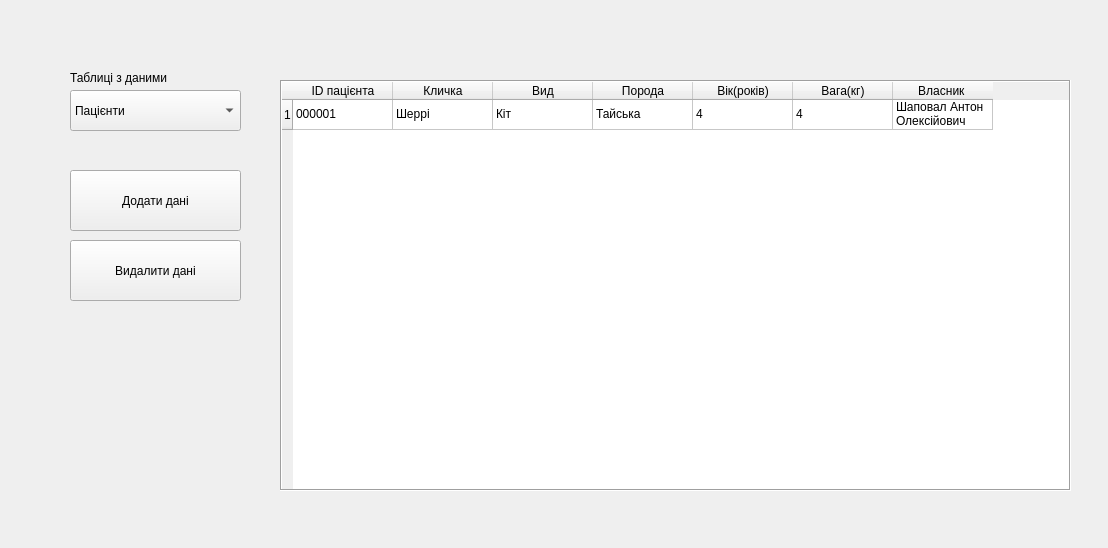
<?xml version="1.0" encoding="UTF-8"?>
<ui version="4.0">
 <class>Form</class>
 <widget class="QWidget" name="Form">
  <property name="geometry">
   <rect>
    <x>0</x>
    <y>0</y>
    <width>1108</width>
    <height>548</height>
   </rect>
  </property>
  <property name="windowTitle">
   <string>Form</string>
  </property>
  <widget class="QTableWidget" name="tableWidget">
   <property name="geometry">
    <rect>
     <x>280</x>
     <y>80</y>
     <width>791</width>
     <height>411</height>
    </rect>
   </property>
   <property name="frameShape">
    <enum>QFrame::Shape::Box</enum>
   </property>
   <property name="frameShadow">
    <enum>QFrame::Shadow::Sunken</enum>
   </property>
   <attribute name="horizontalHeaderCascadingSectionResizes">
    <bool>false</bool>
   </attribute>
   <row/>
   <column>
    <property name="text">
     <string>ID пацієнта</string>
    </property>
   </column>
   <column>
    <property name="text">
     <string>Кличка</string>
    </property>
   </column>
   <column>
    <property name="text">
     <string>Вид</string>
    </property>
   </column>
   <column>
    <property name="text">
     <string>Порода</string>
    </property>
   </column>
   <column>
    <property name="text">
     <string>Вік(років)</string>
    </property>
   </column>
   <column>
    <property name="text">
     <string>Вага(кг)</string>
    </property>
   </column>
   <column>
    <property name="text">
     <string>Власник </string>
    </property>
   </column>
   <item row="0" column="0">
    <property name="text">
     <string>000001</string>
    </property>
    <property name="font">
     <font>
      <kerning>false</kerning>
     </font>
    </property>
   </item>
   <item row="0" column="1">
    <property name="text">
     <string>Шеррі</string>
    </property>
   </item>
   <item row="0" column="2">
    <property name="text">
     <string>Кіт</string>
    </property>
   </item>
   <item row="0" column="3">
    <property name="text">
     <string>Тайська</string>
    </property>
   </item>
   <item row="0" column="4">
    <property name="text">
     <string>4</string>
    </property>
   </item>
   <item row="0" column="5">
    <property name="text">
     <string>4</string>
    </property>
   </item>
   <item row="0" column="6">
    <property name="text">
     <string>Шаповал Антон Олексійович</string>
    </property>
   </item>
  </widget>
  <widget class="QPushButton" name="pushButton">
   <property name="geometry">
    <rect>
     <x>70</x>
     <y>170</y>
     <width>171</width>
     <height>61</height>
    </rect>
   </property>
   <property name="text">
    <string>Додати дані</string>
   </property>
  </widget>
  <widget class="QLabel" name="label">
   <property name="geometry">
    <rect>
     <x>70</x>
     <y>70</y>
     <width>141</width>
     <height>16</height>
    </rect>
   </property>
   <property name="text">
    <string>Таблиці з даними</string>
   </property>
  </widget>
  <widget class="QPushButton" name="pushButton_2">
   <property name="geometry">
    <rect>
     <x>70</x>
     <y>240</y>
     <width>171</width>
     <height>61</height>
    </rect>
   </property>
   <property name="text">
    <string>Видалити дані</string>
   </property>
  </widget>
  <widget class="QComboBox" name="comboBox">
   <property name="geometry">
    <rect>
     <x>70</x>
     <y>90</y>
     <width>171</width>
     <height>41</height>
    </rect>
   </property>
   <item>
    <property name="text">
     <string>Пацієнти</string>
    </property>
   </item>
  </widget>
 </widget>
 <resources/>
 <connections/>
</ui>
